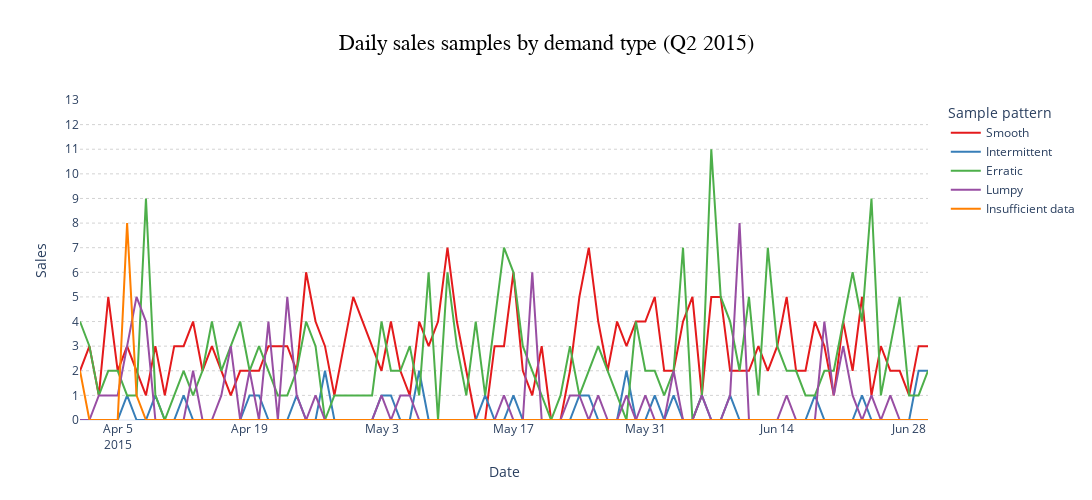

Notebook cell for this chart:
### Code cell
import plotly.express as px

fig = px.line(
    sample_sales,
    x="date",
    y="sales",
    color="demand_type",
    category_orders={"demand_type": ['Smooth', 'Intermittent', 'Erratic', 'Lumpy', 'Insufficient data']},
    markers=False,
    title="Daily sales samples by demand type (Q2 2015)",
    labels={
        "date": "Date",
        "sales": "Sales",
        "demand_type": "Demand type sample"
    },
    template="plotly_white",
    color_discrete_sequence=px.colors.qualitative.Set1,
    width=1200, height=500
)

fig.update_traces(line=dict(
    width=2)
    )

fig.update_layout(
    title=dict(
        x=0.5,
        font=dict(size=22,
                family="Arial",
                color="black")
    ),
    xaxis=dict(
        showgrid=False,
        gridcolor="lightgray",
        tickangle=0,
        gridwidth=1,
        griddash='dot'
    ),
    yaxis=dict(
        showgrid=True,
        gridcolor="lightgray",
        gridwidth=1,
        griddash='dot',
        tick0=0,
        dtick=1,          # <-- ahora de 1 en 1
        range=[0, 13]
    ),
    legend=dict(
        title="Sample pattern",
        orientation="v",
        xanchor="center",
        x=1.1,
        y=1,
    )
)

fig.show()
